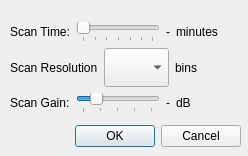
<?xml version="1.0" encoding="UTF-8"?>
<ui version="4.0">
 <class>ScanSettings</class>
 <widget class="QDialog" name="ScanSettings">
  <property name="geometry">
   <rect>
    <x>0</x>
    <y>0</y>
    <width>248</width>
    <height>156</height>
   </rect>
  </property>
  <property name="minimumSize">
   <size>
    <width>248</width>
    <height>156</height>
   </size>
  </property>
  <property name="maximumSize">
   <size>
    <width>248</width>
    <height>248</height>
   </size>
  </property>
  <property name="windowTitle">
   <string>Scan Settings</string>
  </property>
  <widget class="QDialogButtonBox" name="buttonBox">
   <property name="geometry">
    <rect>
     <x>70</x>
     <y>120</y>
     <width>171</width>
     <height>32</height>
    </rect>
   </property>
   <property name="orientation">
    <enum>Qt::Horizontal</enum>
   </property>
   <property name="standardButtons">
    <set>QDialogButtonBox::Cancel|QDialogButtonBox::Ok</set>
   </property>
  </widget>
  <widget class="QWidget" name="layoutWidget">
   <property name="geometry">
    <rect>
     <x>10</x>
     <y>22</y>
     <width>231</width>
     <height>91</height>
    </rect>
   </property>
   <layout class="QFormLayout" name="formLayout">
    <item row="0" column="0">
     <layout class="QHBoxLayout" name="horizontalLayout">
      <item>
       <widget class="QLabel" name="scanTime">
        <property name="text">
         <string>Scan Time:</string>
        </property>
       </widget>
      </item>
      <item>
       <widget class="QSlider" name="timeSlider">
        <property name="enabled">
         <bool>true</bool>
        </property>
        <property name="minimum">
         <number>1</number>
        </property>
        <property name="maximum">
         <number>60</number>
        </property>
        <property name="singleStep">
         <number>10</number>
        </property>
        <property name="pageStep">
         <number>0</number>
        </property>
        <property name="orientation">
         <enum>Qt::Horizontal</enum>
        </property>
        <property name="tickPosition">
         <enum>QSlider::TicksBelow</enum>
        </property>
        <property name="tickInterval">
         <number>10</number>
        </property>
       </widget>
      </item>
      <item>
       <widget class="QLabel" name="timeValue">
        <property name="text">
         <string>-</string>
        </property>
       </widget>
      </item>
      <item>
       <widget class="QLabel" name="timeUnit">
        <property name="text">
         <string>minutes</string>
        </property>
       </widget>
      </item>
     </layout>
    </item>
    <item row="1" column="0">
     <layout class="QHBoxLayout" name="horizontalLayout_3">
      <item>
       <widget class="QLabel" name="scanRes">
        <property name="text">
         <string>Scan Resolution</string>
        </property>
       </widget>
      </item>
      <item>
       <widget class="QComboBox" name="comboBox">
        <property name="sizePolicy">
         <sizepolicy hsizetype="Preferred" vsizetype="MinimumExpanding">
          <horstretch>0</horstretch>
          <verstretch>0</verstretch>
         </sizepolicy>
        </property>
        <property name="contextMenuPolicy">
         <enum>Qt::NoContextMenu</enum>
        </property>
        <property name="toolTip">
         <string>FFT Resolution</string>
        </property>
        <property name="layoutDirection">
         <enum>Qt::LeftToRight</enum>
        </property>
        <property name="autoFillBackground">
         <bool>false</bool>
        </property>
        <property name="editable">
         <bool>false</bool>
        </property>
        <property name="currentIndex">
         <number>-1</number>
        </property>
        <property name="maxVisibleItems">
         <number>10</number>
        </property>
        <property name="maxCount">
         <number>2147483642</number>
        </property>
        <property name="frame">
         <bool>true</bool>
        </property>
        <item>
         <property name="text">
          <string>1024</string>
         </property>
        </item>
        <item>
         <property name="text">
          <string>2048</string>
         </property>
        </item>
        <item>
         <property name="text">
          <string>4096</string>
         </property>
        </item>
        <item>
         <property name="text">
          <string>8192</string>
         </property>
        </item>
        <item>
         <property name="text">
          <string>16384</string>
         </property>
        </item>
        <item>
         <property name="text">
          <string>32768</string>
         </property>
        </item>
        <item>
         <property name="text">
          <string>65535</string>
         </property>
        </item>
       </widget>
      </item>
      <item>
       <widget class="QLabel" name="resUnit">
        <property name="text">
         <string>bins</string>
        </property>
       </widget>
      </item>
     </layout>
    </item>
    <item row="2" column="0">
     <layout class="QHBoxLayout" name="horizontalLayout_2">
      <item>
       <widget class="QLabel" name="gainLabel">
        <property name="text">
         <string>Scan Gain:</string>
        </property>
       </widget>
      </item>
      <item>
       <widget class="QSlider" name="gainSlider">
        <property name="enabled">
         <bool>true</bool>
        </property>
        <property name="minimum">
         <number>1</number>
        </property>
        <property name="maximum">
         <number>50</number>
        </property>
        <property name="singleStep">
         <number>10</number>
        </property>
        <property name="pageStep">
         <number>1</number>
        </property>
        <property name="value">
         <number>10</number>
        </property>
        <property name="sliderPosition">
         <number>10</number>
        </property>
        <property name="orientation">
         <enum>Qt::Horizontal</enum>
        </property>
        <property name="tickPosition">
         <enum>QSlider::TicksBelow</enum>
        </property>
        <property name="tickInterval">
         <number>12</number>
        </property>
       </widget>
      </item>
      <item>
       <widget class="QLabel" name="gainValue">
        <property name="text">
         <string>-</string>
        </property>
       </widget>
      </item>
      <item>
       <widget class="QLabel" name="gainUnit">
        <property name="text">
         <string>dB</string>
        </property>
       </widget>
      </item>
     </layout>
    </item>
   </layout>
  </widget>
 </widget>
 <resources/>
 <connections>
  <connection>
   <sender>buttonBox</sender>
   <signal>accepted()</signal>
   <receiver>ScanSettings</receiver>
   <slot>accept()</slot>
   <hints>
    <hint type="sourcelabel">
     <x>240</x>
     <y>134</y>
    </hint>
    <hint type="destinationlabel">
     <x>157</x>
     <y>155</y>
    </hint>
   </hints>
  </connection>
  <connection>
   <sender>buttonBox</sender>
   <signal>rejected()</signal>
   <receiver>ScanSettings</receiver>
   <slot>reject()</slot>
   <hints>
    <hint type="sourcelabel">
     <x>240</x>
     <y>140</y>
    </hint>
    <hint type="destinationlabel">
     <x>247</x>
     <y>155</y>
    </hint>
   </hints>
  </connection>
  <connection>
   <sender>timeSlider</sender>
   <signal>sliderMoved(int)</signal>
   <receiver>timeValue</receiver>
   <slot>setNum(int)</slot>
   <hints>
    <hint type="sourcelabel">
     <x>162</x>
     <y>32</y>
    </hint>
    <hint type="destinationlabel">
     <x>174</x>
     <y>33</y>
    </hint>
   </hints>
  </connection>
  <connection>
   <sender>gainSlider</sender>
   <signal>sliderMoved(int)</signal>
   <receiver>gainValue</receiver>
   <slot>setNum(int)</slot>
   <hints>
    <hint type="sourcelabel">
     <x>119</x>
     <y>93</y>
    </hint>
    <hint type="destinationlabel">
     <x>169</x>
     <y>93</y>
    </hint>
   </hints>
  </connection>
 </connections>
</ui>
